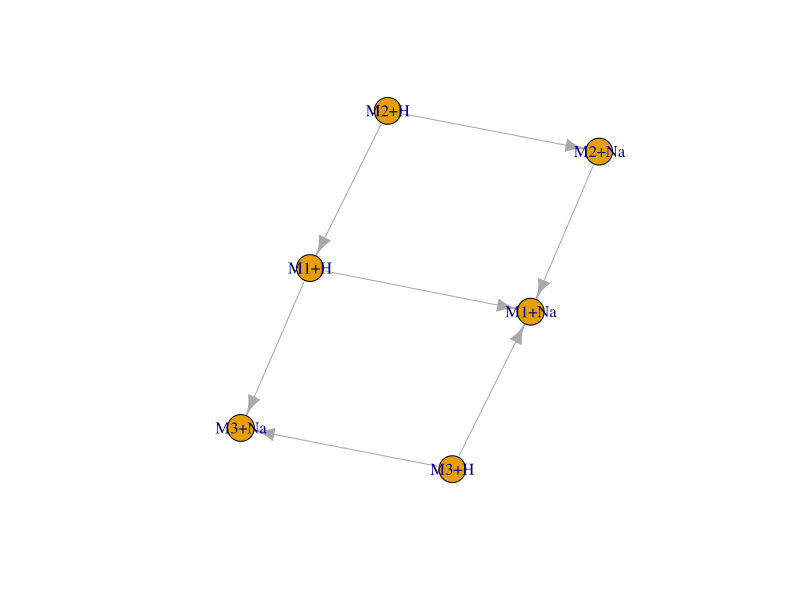
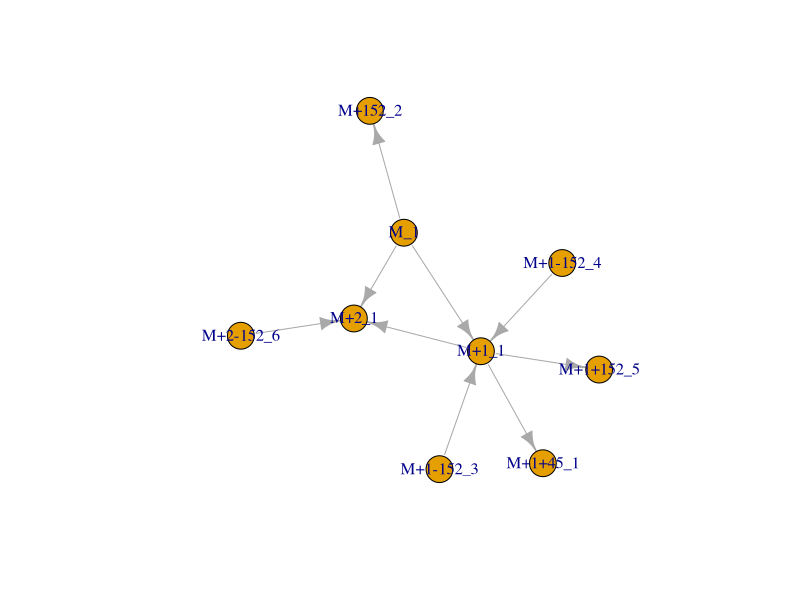
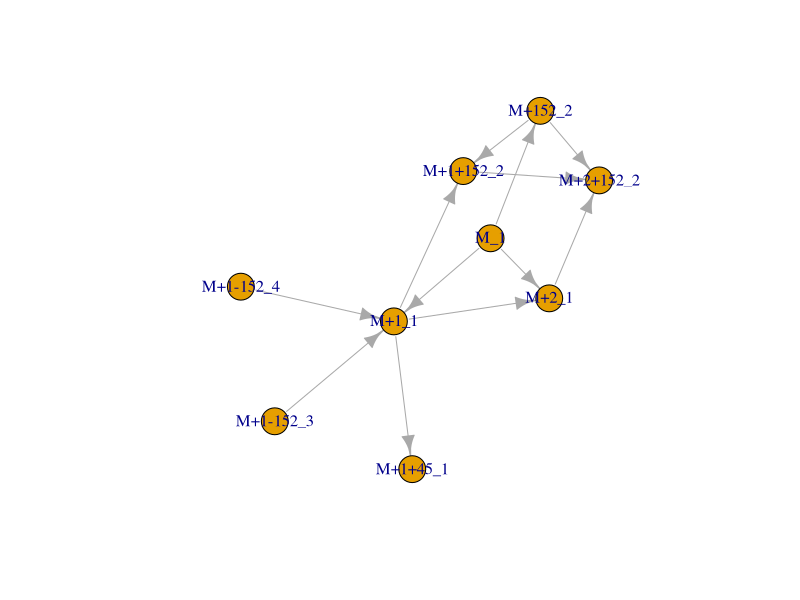
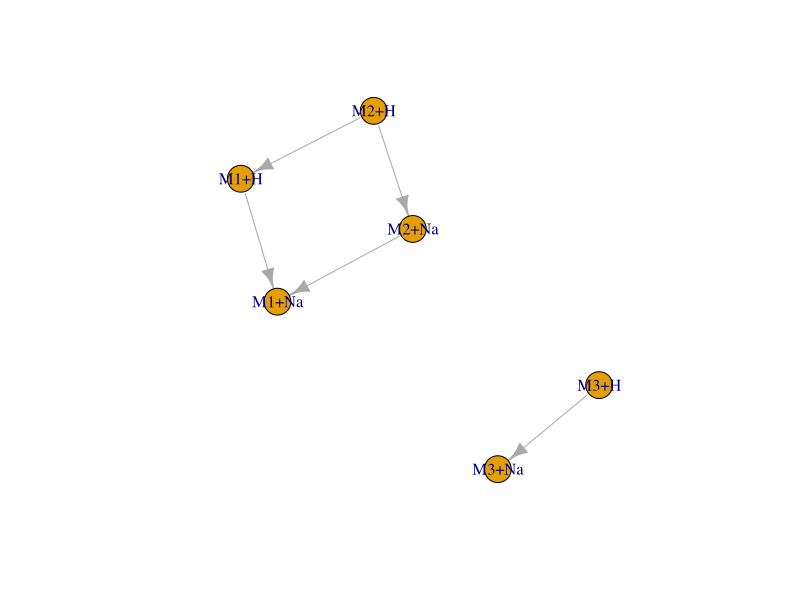
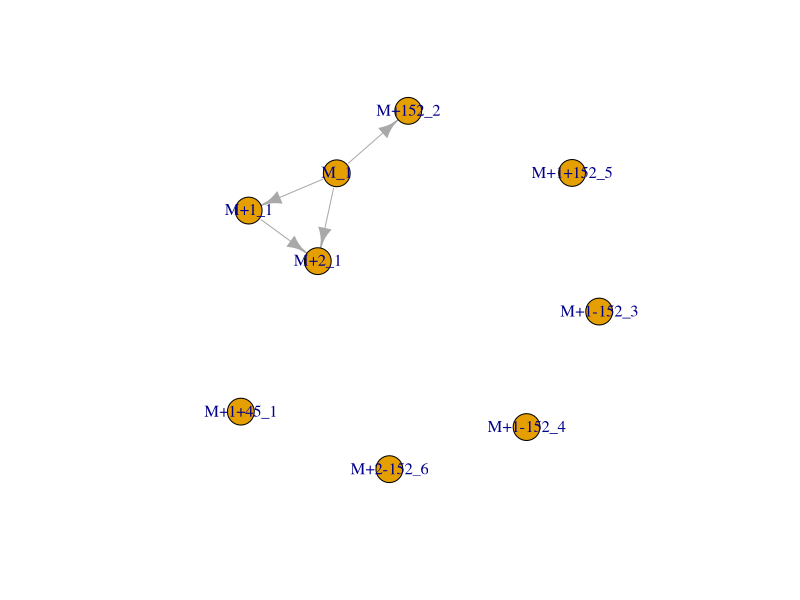
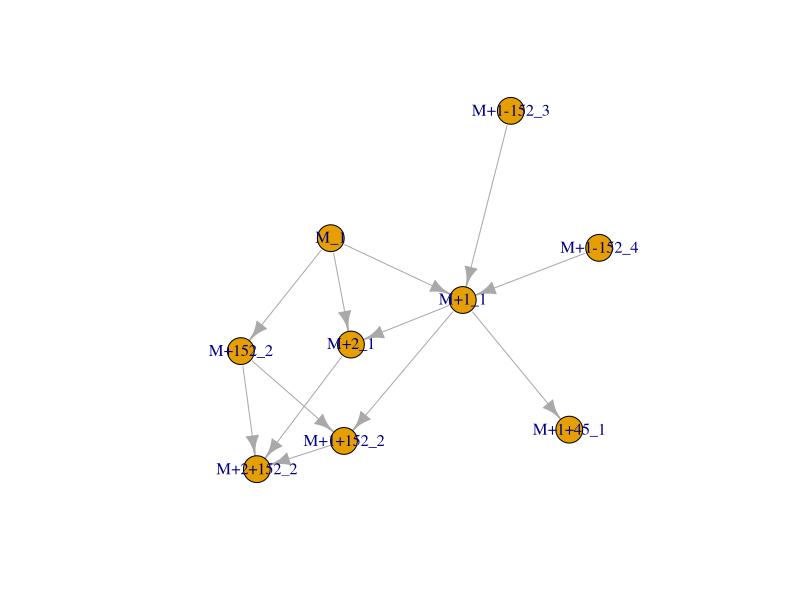
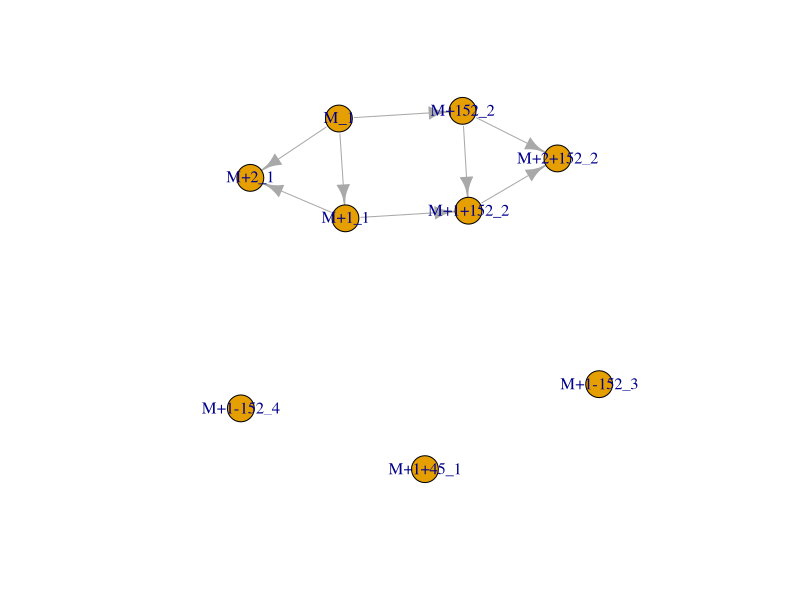

Generate these figures, in order, with R:
library(igraph)
## remove edges between M1+H and M2+Na, M3+H and M4+K, in general when there is 
## a link between an adduct and a molecular ion

## node with outgoing transf link should not have outgoing adduct link when
## the adduct-linking vertex has a ingoing adduct link

## node with ingoing transf link should not have ingoing adduct link when the 
## adduct-linking vertex has an outgoing adduct link

## pos mode: isotopic+1, isotopic+2, isotopic+3, Na adduct, K adduct, 
## formic acid adduct
## neg mode: isotopic+1, isotopic+2, isotopic+3, formic acid, Na adduct,
## Sodium formate 


##          M1+H    M1+Na   M2+H    M2+Na   M3+H    M3+Na
## M1+H     0       1       0       0       0       1       
## M1+Na    0       0       0       0       0       0
## M2+H     1       0       0       1       0       0
## M2+Na    0       1       0       0       1       0
## M3+H     0       1       0       0       0       1
## M3+Na    0       0       0       0       0       0  

# mat_test <- matrix(c(c(0, 1, 1, 0, 0, 1), ## M1+H
#                      c(1, 0, 1, 1, 1, 1), ## M1+Na
#                      c(1, 1, 0, 1, 0, 0), ## M2+H
#                      c(0, 1, 1, 0, 1, 0), ## M2+Na
#                      c(0, 1, 0, 1, 0, 1), ## M3+H
#                      c(0, 1, 0, 0, 1, 0)), ## M3+Na
#                    

## real world example 1
mat_1 <- matrix(c(c(0, 1, 0, 0, 0, 1), ## M1+H
                     c(0, 0, 0, 0, 0, 0), ## M1+Na
                     c(1, 0, 0, 1, 0, 0), ## M2+H
                     c(0, 1, 0, 0, 0, 0), ## M2+Na
                     c(0, 1, 0, 0, 0, 1), ## M3+H
                     c(0, 0, 0, 0, 0, 0)), ## M3+Na
                   byrow = TRUE, ncol = 6, nrow = 6)
mat_1_transf <- matrix(c(
    c("", "adduct_Na", "", "", "", "transf_gluc_F"), ## M1+H
    c("", "", "", "", "", ""), ## M1+Na
    c("transf_gluc_T", "", "", "adduct_Na", "", ""), ## M2+H
    c("", "transf_gluc_T", "", "", "", ""), ## M2+Na
    c("", "transf_gluc_F", "", "", "", "adduct_Na"), ## M3+H
    c("", "", "", "", "", "")), ## M3+Na
    byrow = TRUE, ncol = 6, nrow = 6)
colnames(mat_1) <- c("M1+H", "M1+Na", "M2+H", "M2+Na", "M3+H", "M3+Na")
rownames(mat_1) <- colnames(mat_1)
net_mat_1 <- graph_from_adjacency_matrix(mat_1, mode = "directed")
plot(net_mat_1)

## real world example 2
mat_2 <- matrix(c(c(0, 1, 1, 0, 1, 0, 0, 0, 0), ## "M_1"
                      c(0, 0, 1, 1, 0, 0, 0, 1, 0), ## "M+1_1"
                      c(0, 0, 0, 0, 0, 0, 0, 0, 0), ## "M+2_1"
                      c(0, 0, 0, 0, 0, 0, 0, 0, 0), ## "M+1+45_1"
                      c(0, 0, 0, 0, 0, 0, 0, 0, 0), ## "M+152_2"
                      c(0, 1, 0, 0, 0, 0, 0, 0, 0), ## "M+1-152_3"
                      c(0, 1, 0, 0, 0, 0, 0, 0, 0), ## "M+1-152_4"
                      c(0, 0, 0, 0, 0, 0, 0, 0, 0), ##"M+1+152_5"
                      c(0, 0, 1, 0, 0, 0, 0, 0, 0)), ## "M+2-152_6"
                    byrow = TRUE, ncol = 9, nrow = 9)
mat_2_transf <- matrix(c(
    c("", "adduct_+1",  "adduct_+2",  "",          "transf_152", "", "", "",           ""), ## "M_1"
    c("", "",           "adduct_+1",  "transf_45", "",           "", "", "transf_152", ""), ## "M+1_1"
    c("", "",           "",           "",          "",           "", "", "",           ""), ## "M+2_1"
    c("", "",           "",           "",          "",           "", "", "",           ""), ## "M+1+45_1"
    c("", "",           "",           "",          "",           "", "", "",           ""), ## "M+152_2"
    c("", "transf_152", "",           "",          "",           "", "", "",           ""), ## "M+1-152_3"
    c("", "transf_152", "",           "",          "",           "", "", "",           ""), ## "M+1-152_4"
    c("", "",           "",           "",          "",           "", "", "",           ""), ##"M+1+152_5"
    c("", "",           "transf_152", "",          "",           "", "", "",           "")), ## "M+2-152_6"
    byrow = TRUE, ncol = 9, nrow = 9)
colnames(mat_2) <- c("M_1", "M+1_1", "M+2_1", "M+1+45_1", "M+152_2", "M+1-152_3", "M+1-152_4", "M+1+152_5", "M+2-152_6")
rownames(mat_2) <- colnames(mat_2)
colnames(mat_2_transf) <- rownames(mat_2_transf) <- colnames(mat_2)
net_mat_2 <- graph_from_adjacency_matrix(mat_2, mode = "directed")
plot(net_mat_2)

## real world example 3 (same as mat_2 atm)
mat_3 <- matrix(c(c(0, 1, 1, 0, 1, 0, 0, 0, 0), ## "M_1"
                      c(0, 0, 1, 1, 0, 0, 0, 1, 0), ## "M+1_1"
                      c(0, 0, 0, 0, 0, 0, 0, 0, 1), ## "M+2_1"
                      c(0, 0, 0, 0, 0, 0, 0, 0, 0), ## "M+1+45_1"
                      c(0, 0, 0, 0, 0, 0, 0, 1, 1), ## "M+152_2"
                      c(0, 1, 0, 0, 0, 0, 0, 0, 0), ## "M+1-152_3"
                      c(0, 1, 0, 0, 0, 0, 0, 0, 0), ## "M+1-152_4"
                      c(0, 0, 0, 0, 0, 0, 0, 0, 1), ##"M+1+152_2"
                      c(0, 0, 0, 0, 0, 0, 0, 0, 0)), ## "M+2_2"
                    byrow = TRUE, ncol = 9, nrow = 9)
mat_3_transf <- matrix(c(
    c("", "adduct_+1",  "adduct_+2",  "",          "transf_152", "", "", "",           ""), ## "M_1"
    c("", "",           "adduct_+1",  "transf_45", "",           "", "", "transf_152", ""), ## "M+1_1"
    c("", "",           "",           "",          "",           "", "", "",           "transf_152"), ## "M+2_1"
    c("", "",           "",           "",          "",           "", "", "",           ""), ## "M+1+45_1"
    c("", "",           "",           "",          "",           "", "", "adduct_+1", "adduct_+2"), ## "M+152_2"
    c("", "transf_152", "",           "",          "",           "", "", "",           ""), ## "M+1-152_3"
    c("", "transf_152", "",           "",          "",           "", "", "",           ""), ## "M+1-152_4"
    c("", "",           "",           "",          "",           "", "", "",           "adduct_+1"), ##"M+1+152_2"
    c("", "",           "", "",          "",           "", "", "",           "")), ## "M+2+152_2"
    byrow = TRUE, ncol = 9, nrow = 9)
colnames(mat_3) <- c("M_1", "M+1_1", "M+2_1", "M+1+45_1", "M+152_2", "M+1-152_3", "M+1-152_4", "M+1+152_2", "M+2+152_2")
rownames(mat_3) <- colnames(mat_3)
colnames(mat_3_transf) <- rownames(mat_3_transf) <- colnames(mat_3)
net_mat_3 <- graph_from_adjacency_matrix(mat_3, mode = "directed")
plot(net_mat_3)

## node with outgoing transf link should not have outgoing adduct link when
## the adduct-linking vertex has an ingoing adduct link of same type

## do for all components
## iterate through rows

removeFalseLinksAdducts <- function(mat_l) {
    
    mat_num <- mat_l[[1]]
    mat_char <- mat_l[[2]]
    
    for (i in seq_len(nrow(mat_num))) {
        
        rows_i <- mat_char[i, ]
        adduct_i <- rows_i[grep(rows_i, pattern = "adduct_")]
        
        ## if any vertex has outgoing adduct link, check all cols where rows_i
        ## has transf if ingoing adduct link exists for adduct-linking feature
        if (length(adduct_i) > 0) { 
            
            inds_row <- grep(rows_i, pattern = "transf_")
            
            for (j in inds_row) {
                cols_j <- mat_char[, j]
                adduct_j <- cols_j[grep(cols_j, pattern = "adduct")]
                if (length(adduct_j) > 0)
                    if (any(adduct_j %in% adduct_i)) {
                        mat_num[i, j] <- 0 ## remove in mat_test[i, ]
                    }
            }
        }
        
        ## new 
        cols_i <- mat_char[, i]
        adduct_i <- cols_i[grep(cols_i, pattern = "adduct_")]
        
        ## if any vertex has ingoing adduct link, check all rows where cols_i
        ## has transf if outgoing adduct link exists for adduct-linking feature
        if (length(adduct_i) > 0) { 
            
            inds_col <- grep(cols_i, pattern = "transf_")
            
            for (j in inds_col) {
                rows_j <- mat_char[j, ]
                adduct_j <- rows_j[grep(rows_j, pattern = "adduct")]
                if (length(adduct_j) > 0)
                    if (any(adduct_j %in% adduct_i)) {
                        mat_num[j, i] <- 0 ## remove in mat_test[i, ]
                    }
            }
        }
        
    }
    ## new
    
    ## set mat_char to "" where mat_num == 0
    mat_char[which(mat_num == 0)] <- ""
    
    return(list(mat_num, mat_char))
}

## delete ingoing isotopes/adducts to M if there is no circular relation from 
## M to M+isot/adduct to M+transf to M+iso/adduct+trans, e.g. imagine
## 1) M and M+1 forming an "adduct_isotope+1", suppose there is a "transf_+162"
## from M+1 to another mass feature M2, but there is no link between M and M2-1,
## then remove the link M+1 and M2
## 2) M and M+1 forming an "adduct_isotope+1", suppose there is a "transf_+162"
## from M+1 to another mass feature M, AND there is a link between M and M2-1,
## then keep the the link M+1 and M2 (support that mass feature is a metabolite)
removeFalsLinksCircular <- function(mat_l) {
    
    mat_num <- mat_l[[1]]
    mat_char <- mat_l[[2]]
    
    ## first find relations with adducts: 
    ## (molecular ion suppose this is the vertex that has no ingoing adduct_ link)
    ## i.e. the column of M does not have a "adduct_"
    M <- apply(mat_char, 2, grep, pattern = "adduct_")
    
    ## iterate through M where M is not integer(0) --> these are adducts of
    ## the rows i 
    for (i in seq_len(length(M))) {
        
        if (length(M[[i]])) {
            ## if length(M[[i]]) != 0, M[[i]] is not the molecular ion:
            ## 1) --> check if it has transf_
            transf_M_og_ind <- grep(mat_char[i, ], pattern = "transf_")
            transf_M_og <- mat_char[i, transf_M_og_ind]
            transf_M_ig_ind <- grep(mat_char[, i], pattern = "transf_")
            transf_M_ig <- mat_char[transf_M_ig_ind, i]
            
            print(i)
            ## check only outgoing links now 
            if (length(transf_M_og_ind)) {
                
                tmp <- matrix(mat_char[M[[i]], ], byrow = FALSE, ncol = ncol(mat_char))
                
                ## 2) check if the molecular ion has transf_ 
                transf_MI_og_ind <- apply(tmp, 2, grepl, pattern = "transf_") ## outgoing transf links from molecular ions
                transf_MI_og_ind <- which(transf_MI_og_ind, arr.ind = TRUE)
                transf_MI_og <- tmp[transf_MI_og_ind]
                
                #if (length(transf_MI_og)) {
                ## 3) check if transf from molecular ion and M[[i]] form the same adduct than molecular ion and M[[i]]
                ## if so, then keep the relation, otherwise remove the link from M[[i]] with the transf
                ## for og_ind
                #if (length(transf_MI_og_ind)) {
                
                ind_match <- transf_M_og %in% transf_MI_og
                ind_rm <- which(!ind_match) ## which(is.na(ind_match))
                ind_match <- which(ind_match) ##which(!is.na(ind_match))
                
                ## for ind_match check if the linking feature of M has a link
                ## with the linking feature of MI
                tmp <- matrix(mat_char[, transf_M_og_ind[ind_match]], nrow = length(ind_match))
                
                if (nrow(tmp) == 1 & is.matrix(transf_MI_og_ind)) {
                    addiso_bw_linkFeat <- tmp[transf_MI_og_ind[, "col"]]    
                } else {
                    addiso_bw_linkFeat <- tmp[transf_MI_og_ind] 
                }
                
                
                ## mat_char[M[[i]], i] is the type of link between MI and M
                #if (addiso_bw_linkFeat %in% mat_char[M[[i]], i]) {
                ind_rm <- c(ind_rm, ind_match[!addiso_bw_linkFeat %in% mat_char[M[[i]], i]])
                
                ## remove:
                #if (length(ind_rm))
                    mat_num[i, transf_M_og_ind[ind_rm]] <- 0
                
            }
            ## check only ingoing links now
            if (length(transf_M_ig_ind)) {
                
                tmp <- matrix(mat_char[, M[[i]]], byrow = TRUE, ncol = ncol(mat_char)) ## was t()
                
                ## 2) check if the molecular ion(s) have transf_ 
                transf_MI_ig_ind <- apply(tmp, 2, grepl, pattern = "transf_") ## ingoing transf links from molecular ions
                transf_MI_ig_ind <- which(transf_MI_ig_ind, arr.ind = TRUE)
                transf_MI_ig <- tmp[transf_MI_ig_ind]
                
                ## 3) check, if transf from molecular ion and M[[i]] form the same adduct than molecular ion and M[[i]]
                ## if so, then keep the relation, otherwise remove the link from M[[i]] with the transf
                ## for og_ind
                ind_match <- transf_M_ig %in% transf_MI_ig 
                ind_rm <- which(!ind_match)
                ind_match <- which(ind_match)
                
                ## for ind_match check if the linking feature of M has a link
                ## with the linking feature of MI
                tmp <- matrix(mat_char[, transf_M_ig_ind[ind_match]], ncol = length(ind_match))
                if (ncol(tmp) == 1 & is.matrix(transf_MI_ig_ind)) {
                    addiso_bw_linkFeat <- tmp[transf_MI_ig_ind[, "col"]]    
                } else {
                    addiso_bw_linkFeat <- tmp[transf_MI_ig_ind]    
                }
                
                
                ## mat_char[M[[i]], i] is the type of link between MI and M
                ## if addiso_bw_linkFeat %in% mat_char[M[[i]], i]
                ind_rm <- c(ind_rm, ind_match[!addiso_bw_linkFeat %in% mat_char[M[[i]], i]])
                
                ## remove:
                #if (length(ind_rm)) 
                    mat_num[transf_M_ig_ind[ind_rm], i] <- 0
            }
        }
    }
    ## set mat_char to "" where mat_num == 0
    mat_char[which(mat_num == 0)] <- ""
    
    return(list(mat_num, mat_char))
   
}

mat_rem <- removeFalseLinksAdducts(list(mat_1, mat_1_transf))
mat_rem <- removeFalsLinksCircular(mat_rem)
plot(graph_from_adjacency_matrix(mat_rem[[1]], mode = "directed"))

mat_rem <- removeFalseLinksAdducts(list(mat_2, mat_2_transf))
mat_rem <- removeFalsLinksCircular(mat_rem)
plot(graph_from_adjacency_matrix(mat_rem[[1]], mode = "directed")) ## should only result in link between M_1 and M+152_2

#mat_rem <- removeFalseLinksAdducts(list(mat_3, mat_3_transf))
mat_rem <- removeFalsLinksCircular(list(mat_3, mat_3_transf))
plot(graph_from_adjacency_matrix(mat_3), mode = "directed")
plot(graph_from_adjacency_matrix(mat_rem[[1]], mode = "directed"))
## raises warnings adduct_j %in% adduct_i
